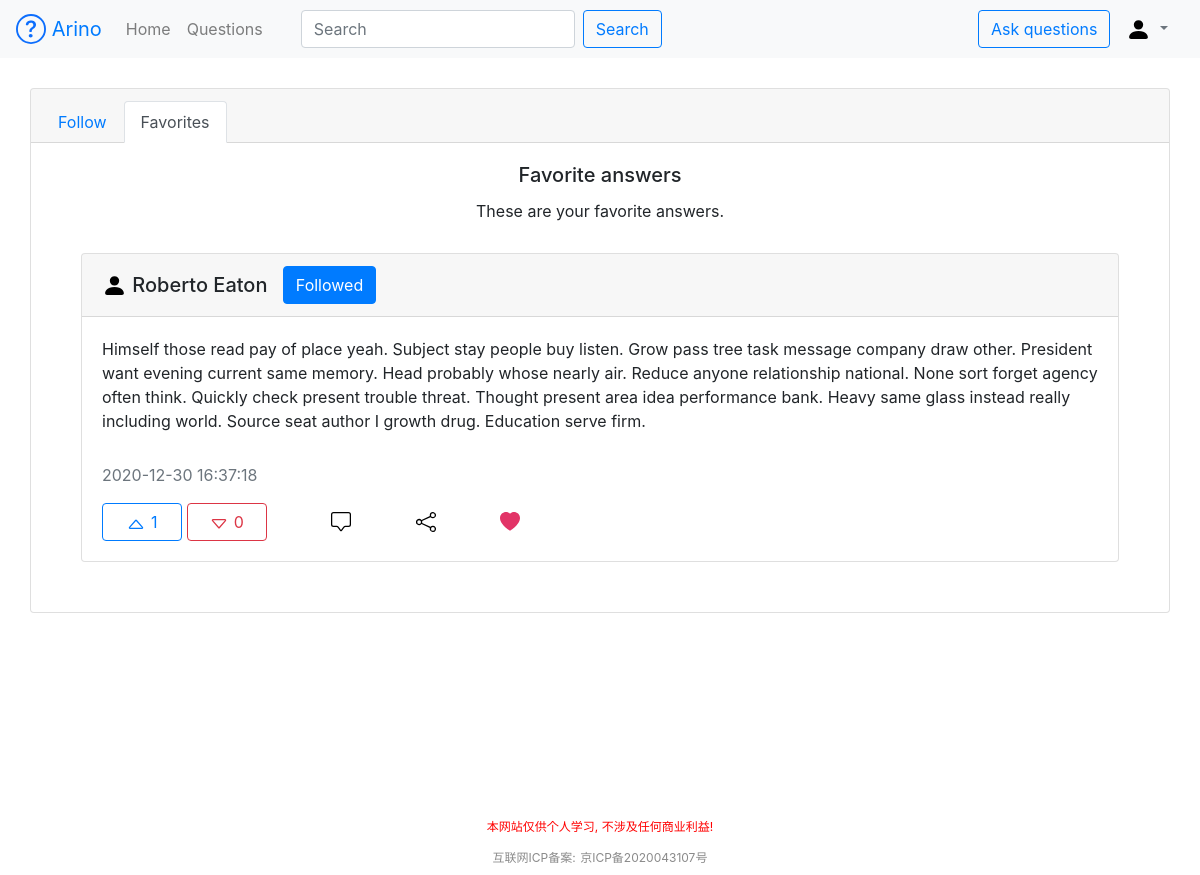
The page /favorites (signed in) on the database its author committed.
### appdir/models.py (models this page shows, shortened)
class User(db.Model):
    id = db.Column(db.Integer, primary_key=True)
    username = db.Column(db.String(64), index=True, unique=True)
    email = db.Column(db.String(120), index=True, unique=True)
    password_hash = db.Column(db.String(128))

class Answer(db.Model):
    id = db.Column(db.Integer, primary_key=True)
    content = db.Column(db.String(1000), index=True)
    datetime = db.Column(db.DateTime)
    user_id = db.Column(db.Integer, db.ForeignKey('user.id'))
    question_id = db.Column(db.Integer, db.ForeignKey('question.id'))

### appdir/routes.py (the view)
@app.route('/favorites')
def favorites():
    question_form = QuestionForm()
    if question_form.validate_on_submit():
        return validate_question(question_form)
    viewpoints_in_db = Viewpoint.query.filter(Viewpoint.like == True, Viewpoint.user_id == session.get('USERID'))
    answer_ids = []
    for viewpoint in viewpoints_in_db:
        answer_ids.append(viewpoint.answer_id)
    answers = get_answers(answer_ids)
    return render_template('favorites.html', username=session.get('USERNAME'), question_form=question_form,
                           answers=answers,
                           user_id=session.get('USERID'))

### appdir/forms.py
class QuestionForm(FlaskForm):
    title = StringField('Title', validators=[DataRequired()],
                        render_kw={'class': 'form-control', 'id': 'question-title'})
    description = TextAreaField('Description', validators=[DataRequired()],
                                render_kw={'class': 'form-control', 'id': 'question-des'})
    submit = SubmitField('Post', render_kw={'class': 'btn btn-outline-primary', 'id': 'submit-question'})

### appdir/templates/favorites.html (shortened to what this page needs)
{% extends 'base.html' %}
{% block content %}
    <div class="card text-center">
        <div class="card-header">
            <ul class="nav nav-tabs card-header-tabs">
                <li class="nav-item">
                    <a class="nav-link" href="{{ url_for('follow') }}">Follow</a>
                </li>
                <li class="nav-item">
                    <a class="nav-link active" href="{{ url_for('favorites') }}">Favorites</a>
                </li>
            </ul>
        </div>
        <div class="card-body">
            <h5 class="card-title">Favorite answers</h5>
            <p class="card-text">These are your favorite answers.</p>
            {% for answer in answers %}
                <div class="card text-left">
                    <h5 class="card-header">
                        <img src="../static/image/bootstrap-icon/person-fill.svg" width="25" height="25"
                             class="d-inline-block align-middle"
                             alt="" loading="lazy">
                        <span class="align-middle">{{ answer.username }}</span>
                        {% if answer.followed %}
                            <button type="button" class="btn btn-primary align-middle follow-btn">Followed</button>
                        {% else %}
                            <button type="button" class="btn btn-outline-primary align-middle follow-btn">Follow
                            </button>
                        {% endif %}
                    </h5>
                    <div class="card-body">
                        <p class="card-text answer-text">{{ answer.content }}</p>
                        <div id="my-div">
                            <p class="card-text text-muted">{{ answer.time }}</p>
                            <button type="button" class="btn btn-outline-primary agree-btn">
                                <svg xmlns="http://www.w3.org/2000/svg" width="20" height="20" fill="currentColor"
                                     class="bi bi-caret-up" viewBox="0 0 16 16">
                                    <path fill-rule="evenodd"
                                          d="M3.204 11L8 5.519 12.796 11H3.204zm-.753-.659l4.796-5.48a1 1 0 0 1 1.506 0l4.796 5.48c.566.647.106 1.659-.753 1.659H3.204a1 1 0 0 1-.753-1.659z"/>
                                </svg>
                                {{ answer.agree }}
                            </button>
                            <button type="button" class="btn btn-outline-danger disagree-btn">
                                <svg xmlns="http://www.w3.org/2000/svg" width="20" height="20" fill="currentColor"
                                     class="bi bi-caret-down" viewBox="0 0 16 16">
                                    <path fill-rule="evenodd"
                                          d="M3.204 5L8 10.481 12.796 5H3.204zm-.753.659l4.796 5.48a1 1 0 0 0 1.506 0l4.796-5.48c.566-.647.106-1.659-.753-1.659H3.204a1 1 0 0 0-.753 1.659z"/>
                                </svg>
                                {{ answer.disagree }}
                            </button>
                            <img src="../static/image/bootstrap-icon/chat-square.svg" width="20" height="20"
                                 class="d-inline-block align-middle" data-toggle="collapse"
                                 data-target="#multiCollapse{{ loop.index }}" aria-expanded="false"
                                 aria-controls="multiCollapse{{ loop.index }}"
                                 alt="" loading="lazy">
                            <img src="../static/image/bootstrap-icon/share.svg" width="20" height="20"
                                 class="d-inline-block align-middle"
                                 alt="" loading="lazy">
                            {% if answer.like %}
                                <img src="../static/image/bootstrap-icon/heart-fill.svg" width="20"
                                     height="20"
                                     class="d-inline-block align-middle heart"
                                     alt="" loading="lazy">
                            {% else %}
                                <img src="../static/image/bootstrap-icon/heart.svg" width="20" height="20"
                                     class="d-inline-block align-middle heart"
                                     alt="" loading="lazy">
                            {% endif %}
                        </div>
                    </div>
                </div>
            {% endfor %}
        </div>
    </div>
{% endblock %}

### appdir/templates/favorites.html (style rules this page uses)
.card { margin: 30px; }
#my-div { margin-top: 30px; }
#my-div img { margin-left: 60px; cursor: pointer; }
.agree-btn { width: 80px; }
.disagree-btn { width: 80px; }
.follow-btn { margin-left: 10px; }

### rows shown on the page
User: username "Roberto Eaton"
Answer: content "Himself those read pay of place yeah. Subject stay people buy listen. Grow pass tree task message company draw other. President want evening current same memory. Head probably whose nearly air. Reduce anyone relationship national. None sort forget agency often think. Quickly check present trouble threat. Thought present area idea performance bank. Heavy same glass instead really including world. Source seat author I growth drug. Education serve firm."

### other values the page prints
{{ answer.time }} "2020-12-30 16:37:18"
{{ answer.agree }} "1"
{{ answer.disagree }} "0"
